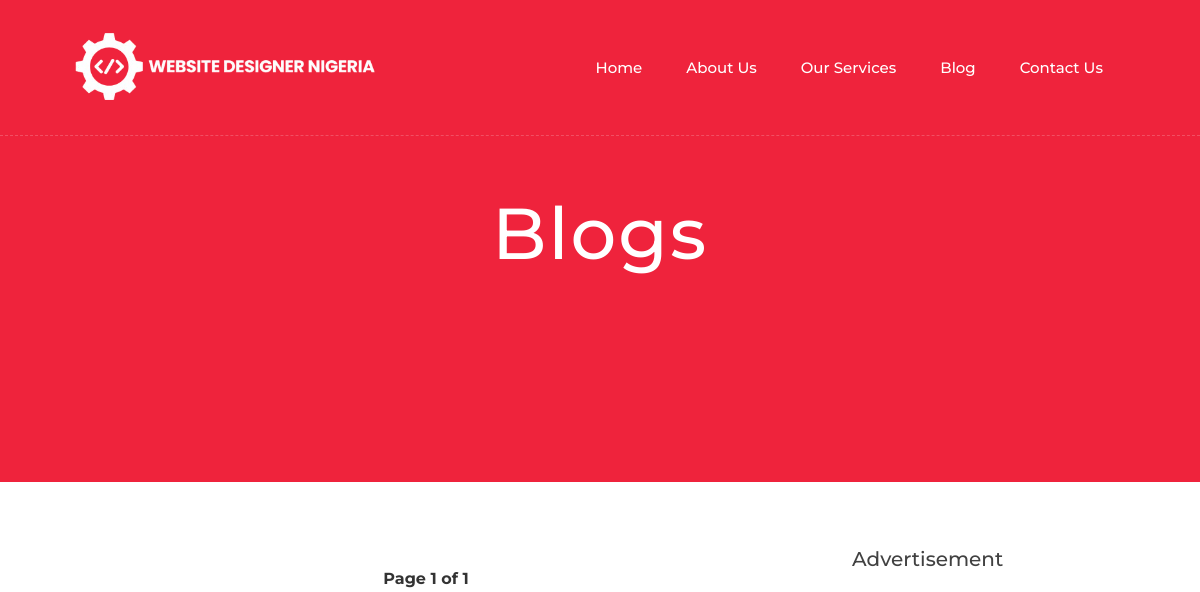
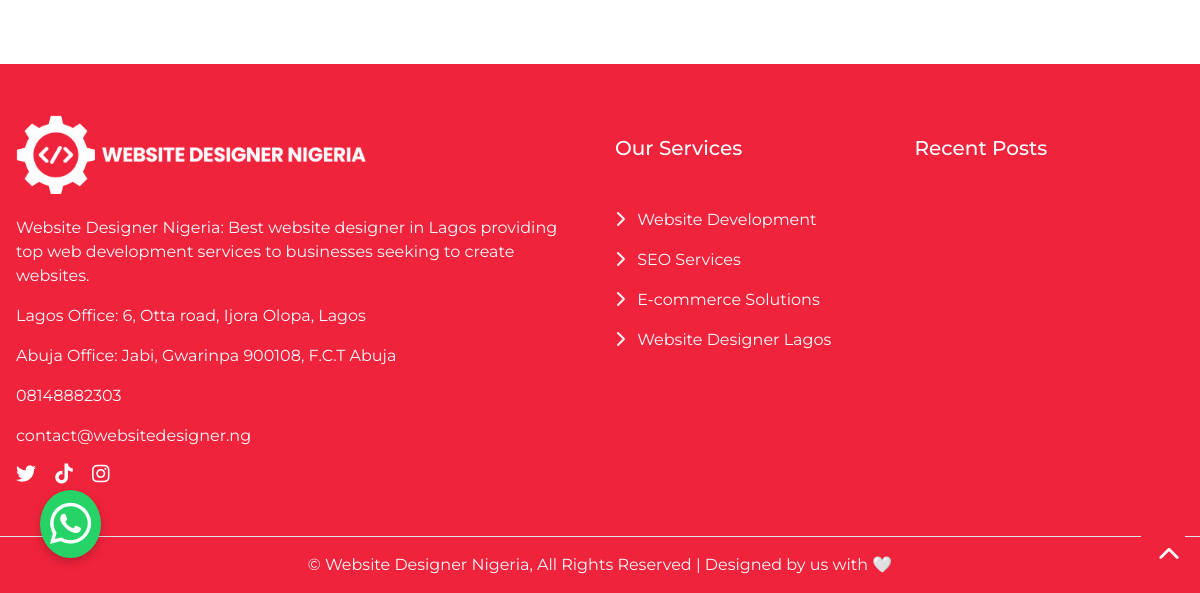
/blog/, run on an earlier commit of the app's database (2 pictures, top to bottom).
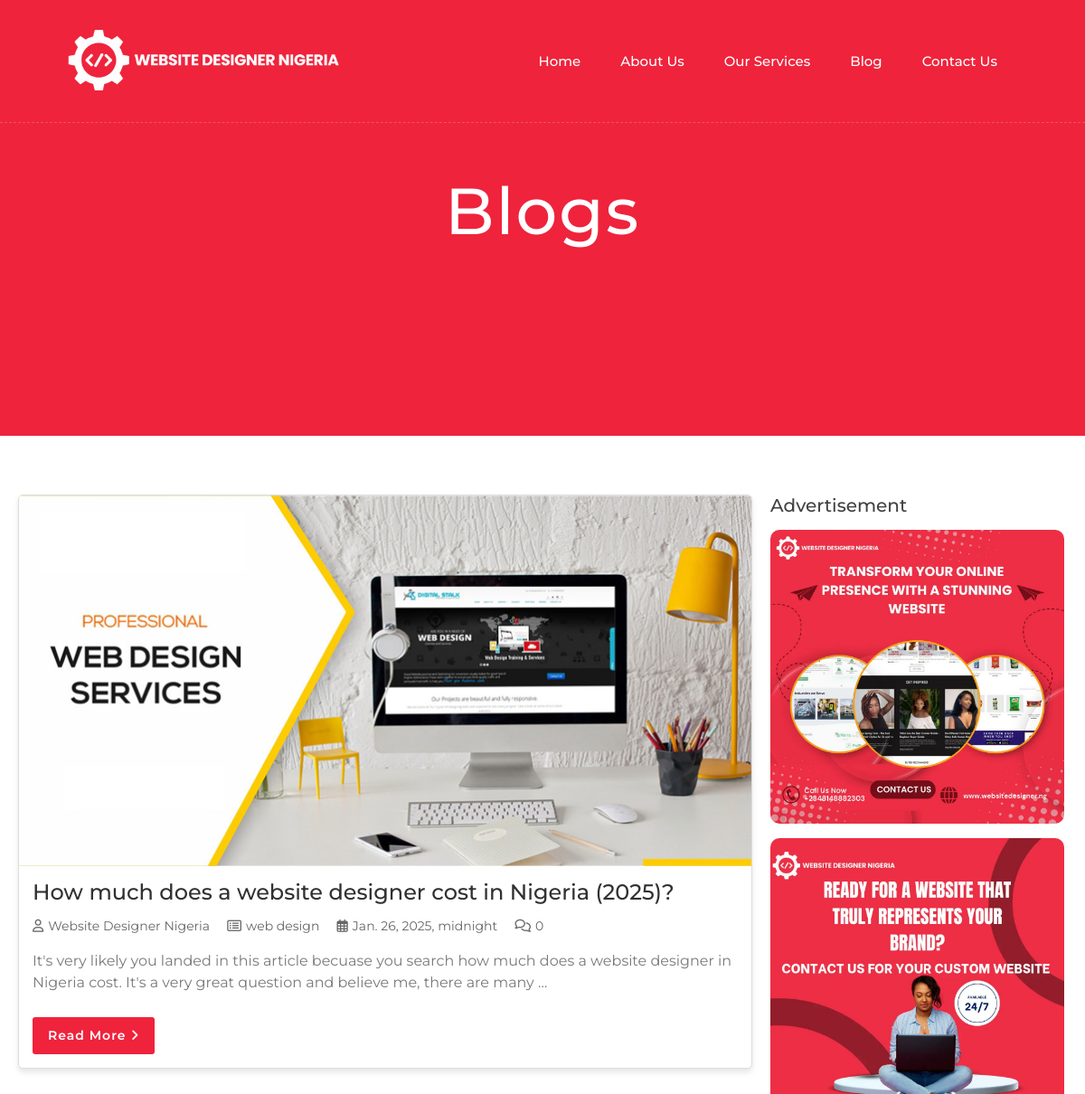
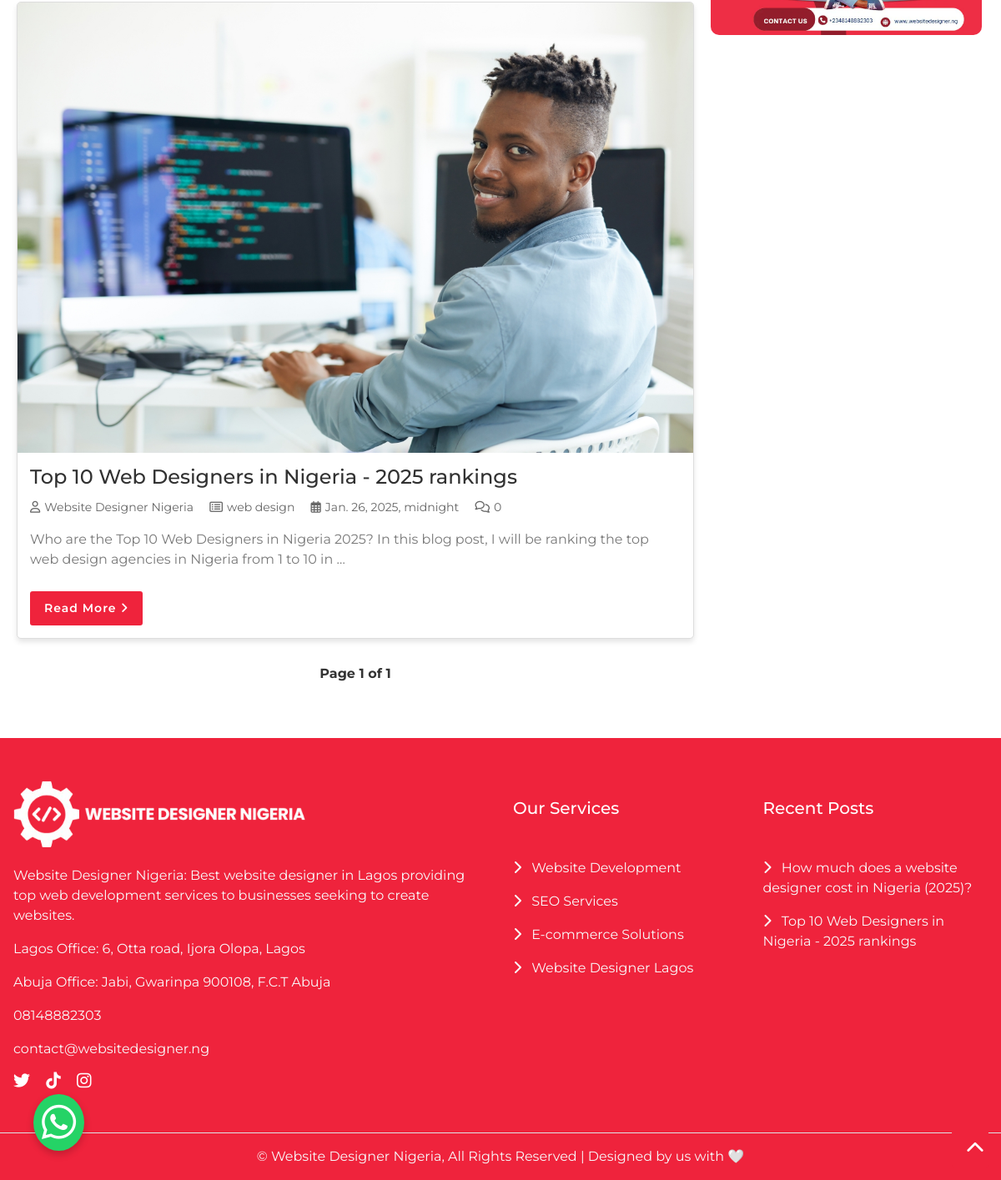
And on a later commit of the database (2 pictures, top to bottom).
### app/models.py (models this page shows, shortened)
class Blog(models.Model):
    title = models.CharField(max_length=200)
    author = models.CharField(max_length=100)
    category = models.ForeignKey(Category, on_delete=models.CASCADE, related_name='blogs')
    date = models.DateTimeField(default=timezone.now)  # Change this line
    meta_description = models.TextField(blank=True, null=True)
    content = RichTextField()
    image = models.ImageField(upload_to='blog_images/')
    comments_count = models.PositiveIntegerField(default=0)
    slug = models.SlugField(unique=True, blank=True)
    class Meta:
        ordering = ['-date']

class Category(models.Model):
    name = models.CharField(max_length=100)
    slug = models.SlugField(unique=True)
    def __str__(self):
        return self.name

class BlogslistSidebarBanner(models.Model):
    title = models.CharField(max_length=100, blank=True, null=True)  # Optional title for the banner
    image = models.ImageField(upload_to='blogs-banners/')  # Upload path for the images
    link = models.URLField(blank=True, null=True)  # Optional link for the banner
    order = models.PositiveIntegerField(default=0)  # For ordering banners
    class Meta:
        ordering = ['order']  # Ensure banners are displayed in the specified order

### app/views.py (the view)
# urls.py: path('blog/', blog_list, name='blogs'),
def blog_list(request):
    blogs = Blog.objects.all()
    paginator = Paginator(blogs, 10)  # Show 10 blogs per page
    page_number = request.GET.get('page')
    page_obj = paginator.get_page(page_number)
    banners = BlogslistSidebarBanner.objects.all()[:3]
    return render(request, 'blogs.html', {'page_obj': page_obj, 'banners': banners})

### app/context_processors.py (called while the page is built)
def recent_posts(request):
    from app.models import Blog  # Import here to avoid early loading
    recent_posts = Blog.objects.all().order_by('-date')[:5]
    return {'recent_posts': recent_posts}

### templates/blogs.html (shortened to what this page needs)
{% extends "base.html" %}
{% load static %}
{% block maincontent %}
    <div class="about-banner wow fadeIn" data-wow-delay="0.1s">
        <div class="container">
            <div class="row">
                <div class="col-12">
                    <h1 class="display-3 text-white mb-3 animated slideInDown">Blogs</h1>
                </div>
            </div>
        </div>
    </div>
    <div class="blog-container">
        <div class="blog-row">
            <div class="blog-main">
                {% for blog in page_obj %}
                <div class="blog-post wow fadeInUp" data-wow-delay="0.1s">
                    <div class="blog-thumbnail">
                        <img src="{{ blog.image.url }}" alt="{{ blog.title }}">
                    </div>
                    <div class="blog-content">
                        <h2><a href="{% url 'blog_detail' category_slug=blog.category.slug slug=blog.slug %}">{{ blog.title }}</a></h2>
                        <div class="blog-meta-info">
                            <p><i class="far fa-user"></i>{{ blog.author }}</p>
                            <p><i class="far fa-list-alt"></i>{{ blog.category }}</p>
                            <p><i class="far fa-calendar-alt"></i>{{ blog.date }}</p>
                            <p><i class="far fa-comments"></i>{{ blog.comments_count }}</p>
                        </div>
                        <p>{{ blog.content|truncatewords:30|striptags|safe}}</p>
                        <a class="btn" href="{% url 'blog_detail' category_slug=blog.category.slug slug=blog.slug %}">Read More <i class="fa fa-angle-right"></i></a>
                    </div>
                </div>
                {% endfor %}
                <div class="blog-pagination wow fadeInUp" data-wow-delay="0.3s">
                    <span>Page {{ page_obj.number }} of {{ page_obj.paginator.num_pages }}</span>
                </div>
            </div>
            <div class="blog-sidebar wow fadeInRight" data-wow-delay="0.1s">
                <h3>Advertisement</h3>
                <div class="sidebar-img">
                    {% for banner in banners %}
                        <a href="{{ banner.link|default:'https://websitedesigner.ng' }}" target="_blank">
                            <img src="{{ banner.image.url }}" alt="{{ banner.title }}" class="img-fluid mb-3" style="border-radius: 10px;">
                        </a>
                    {% endfor %}
                </div>
            </div>
        </div>
    </div>
{% endblock %}

### templates/base.html (shortened to what this page needs)
{% load static%}
<!DOCTYPE html>
<html lang="en">
    <head>
        <link href="https://stackpath.bootstrapcdn.com/bootstrap/4.4.1/css/bootstrap.min.css" rel="stylesheet">
        <link href="https://cdn.jsdelivr.net/npm/bootstrap-icons/font/bootstrap-icons.css" rel="stylesheet">
        <link href="https://cdnjs.cloudflare.com/ajax/libs/font-awesome/5.10.0/css/all.min.css" rel="stylesheet">
        <link href="{% static 'lib/animate/animate.min.css' %}" rel="stylesheet">
        <link href="{% static 'lib/owlcarousel/assets/owl.carousel.min.css' %}" rel="stylesheet">
        <link href="{% static 'lib/owlcarousel/assets/owl.theme.default.min.css' %}" rel="stylesheet">
        <link href="{% static 'lib/lightbox/css/lightbox.min.css' %}" rel="stylesheet">
        <link rel="stylesheet" href="https://cdnjs.cloudflare.com/ajax/libs/animate.css/4.1.1/animate.min.css">
        <link href="{%static 'css/style.css' %}" rel="stylesheet">
    </head>
    <body data-spy="scroll" data-target=".navbar" data-offset="51">
        <div class="navbar navbar-expand-lg bg-light navbar-light">
            <div class="container-fluid">
                <a href = "/">
                    <img src="{% static 'img/website designer nigeria - logo.png' %}" class = "desktop d-none d-md-block" alt="Website Designer Nigeria">
                </a>
                <div class="collapse navbar-collapse justify-content-between" id="navbarCollapse">
                    <div class="navbar-nav ml-auto">
                        <a href="/" class="nav-item nav-link">Home</a>
                        <a href="{% url 'about-website-designer-nigeria' %}" class="nav-item nav-link">About Us</a>
                        <a href="{% url 'services' %}" class="nav-item nav-link">Our Services</a>
                        <a href="{% url 'blogs' %}" class="nav-item nav-link">Blog</a>
                        <a href="{% url 'contact' %}" class="nav-item nav-link">Contact Us</a>
                    </div>
                </div>
            </div>
        </div>
        {% block maincontent %}
        {% endblock %}
        <div class="whatsapp-widget wow fadeInUp" data-wow-duration="2s">
            <a href="https://wa.link/f2kd41"  target="_blank">
                <i class="fab fa-whatsapp whatsapp-icon"></i>
            </a>
        </div>
        <div class="footer wow fadeIn" data-wow-delay="0.3s">
            <div class="container-fluid text-light py-5">
                <div class="mx-3">
                    <div class="row">
                        <div class="col-lg-6 col-md-12 mb-4 mb-lg-0">
                            <div class="footer-logo text-start mb-3">
                                <a href="/">
                                    <img src="{% static 'img/website designer nigeria - logo.png' %}" alt="Website Designer Nigeria" class="img-fluid">
                                </a>
                            </div>
                            <p>Website Designer Nigeria: Best website designer in Lagos providing top web development services to businesses seeking to create websites.</p>
                            <p>Lagos Office: 6, Otta road, Ijora Olopa, Lagos</p>
                            <p>Abuja Office: Jabi, Gwarinpa 900108, F.C.T Abuja</p>
                            <p>08148882303</p>
                            <p>contact@websitedesigner.ng</p>
                            <div class="footer-social mt-3">
                                <a href="https://x.com/webdesignerng" class="text-light me-3"><i class="fab fa-twitter"></i></a>
                                <a href="https://www.tiktok.com/@websitedesigner.ng" class="text-light me-3"><i class="fab fa-tiktok"></i></a>
                                <a href="https://www.instagram.com/websitedesigner.ng" class="text-light"><i class="fab fa-instagram"></i></a>
                            </div>
                        </div>
                        <div class="col-lg-3 col-md-12 mb-4 mb-lg-0">
                            <h5 class="mb-2 mb-lg-5 mt-4 text-white">Our Services</h5>
                            <ul class="list-unstyled">
                                <li class="footer-item mb-3"><i class="fas fa-chevron-right"></i> <a href="/website-development-services/" class="text-light">Website Development</a></li>
                                <li class="footer-item mb-3"><i class="fas fa-chevron-right"></i> <a href="{% url 'seo_services'%}" class="text-light">SEO Services</a></li>
                                <li class="footer-item mb-3"><i class="fas fa-chevron-right"></i> <a href="/ecommerce-solutions/" class="text-light">E-commerce Solutions</a></li>
                                <li class="footer-item mb-3"><i class="fas fa-chevron-right"></i> <a href="{% url 'website_lagos' %}" class="text-light">Website Designer Lagos</a></li>
                            </ul>
                        </div>
                        <div class="col-lg-3 col-md-12">
                            <h5 class="mb-2 mb-lg-5 mt-4 text-white">Recent Posts</h5>
                            <ul class="list-unstyled">
                                {% for post in recent_posts %}
                                <li class="footer-item mb-3"><i class="fas fa-chevron-right"></i> <a href="{% url 'blog_detail' category_slug=post.category.slug slug=post.slug %}" class="text-light">{{ post.title }}</a></li>
                                {% endfor %}
                            </ul>
                        </div>
                    </div>
                </div>
            </div>
            <div class="container-fluid text-center py-3 border-top">
                <p class="mb-0 text-light">&copy; <a href="/" class="text-light">Website Designer Nigeria</a>, All Rights Reserved | Designed by us with 🤍</p>
            </div>
        </div>
        <a href="#" class="btn back-to-top"><i class="fa fa-chevron-up"></i></a>
    </body>
</html>

### static/css/style.css (style rules this page uses)
body { color: #797979; background: #ffffff; font-family: 'Montserrat', sans-serif; }
h1, h2, h3, h4, h5, h6 { color: #414141; }
a { color: #313131; transition: .3s; }
.container-fluid { max-width: 1366px; }
.btn { padding: 12px 25px; font-size: 14px; font-weight: 600; letter-spacing: 1px; color: #ffffff; background: #EF233C; border: 2px solid transparent; border-radius: 0; box-shadow: inset 0 0 0 50px #EF233C; transition: ease-out 0.3s; -webkit-transition: ease-out 0.3s; -moz-transition: ease-out 0.3s; }
.back-to-top { position: fixed; display: none; width: 44px; height: 44px; padding: 8px 0; text-align: center; line-height: 1; font-size: 22px; right: 15px; bottom: 15px; z-index: 9; }
.back-to-top i { color: #ffffff; }
.navbar { position: relative; transition: .5s; z-index: 999; }
.navbar .desktop { max-width: 300px; }
.navbar-nav .nav-item { margin: 0 10px; }
.navbar-nav .nav-link { border: 2px solid transparent; padding: 8px 15px; border-radius: 5px; transition: all 0.3s ease; }
@media (min-width: 992px) { .navbar { position: absolute; width: 100%; padding: 30px 60px; background: transparent !important; border-bottom: 1px dashed rgba(256, 256, 256, .2); z-index: 9; } }
@media (min-width: 992px) { .navbar-light .navbar-nav .nav-link, .navbar-light .navbar-nav .nav-link:focus { padding: 10px 10px 8px 10px; color: #ffffff; font-size: 15px; font-weight: 500; } }
.footer { position: relative; margin-top: 45px; background: #EF233C; }
.footer .container-fluid { padding: 60px 0 0 0; }
.footer .footer-social { position: relative; margin-top: 15px; }
.footer .footer-social a { display: inline-block; }
.footer .footer-social a i { margin-right: 15px; font-size: 20px; color: #ffffff; transition: .3s; }
.footer .footer-social a:last-child i { margin: 0; }
.footer-logo { max-width: 350px; margin: 0 auto 20px; }
.footer-logo img { width: 100%; height: auto; }
.whatsapp-widget { position: fixed; bottom: 35px; left: 40px; z-index: 9999; border-radius: 50%; background-color: #25d366; padding: 10px; box-shadow: 0 4px 10px rgba(0, 0, 0, 0.2); transition: all 0.3s ease-in-out; }
.whatsapp-icon { font-size: 47px; color: white; }
.about-banner { position: relative; width: 100%; margin-bottom: 45px; padding: 190px 0; background: #EF233C; text-align: center; }
.about-banner h1 { font-weight: 500; letter-spacing: 2px; }
.footer-item { position: relative; padding-right: 15px; margin-bottom: 10px; }
.footer-item i { margin-right: 8px; color: #f8f9fa; }

### templates/base.html (style rules this page uses)
.footer-logo { max-width: 350px; margin: 0 0 20px; }

### templates/blogs.html (style rules this page uses)
.blog-container { max-width: 1200px; margin: 0 auto; padding: 20px; display: flex; flex-wrap: wrap; justify-content: space-between; }
.blog-row { display: flex; flex-wrap: wrap; gap: 20px; width: 100%; }
.blog-main { flex: 0 0 70%; max-width: 70%; }
.blog-post { margin-bottom: 30px; border: 1px solid #ddd; border-radius: 5px; overflow: hidden; box-shadow: 0 4px 6px rgba(0, 0, 0, 0.1); background-color: #fff; }
.blog-thumbnail img { width: 100%; height: auto; }
.blog-content { padding: 15px; word-wrap: break-word; }
.blog-content h2 { font-size: 24px; margin-bottom: 10px; color: #333; }
.blog-meta-info p { display: inline-block; margin-right: 15px; color: #666; font-size: 14px; }
.blog-meta-info p i { margin-right: 5px; }
.btn { display: inline-block; margin-top: 10px; padding: 8px 15px; color: #fff; background-color: #EF233C; text-decoration: none; border-radius: 3px; transition: background 0.3s; }
.blog-pagination { text-align: center; margin-top: 20px; }
.blog-pagination span { margin: 0 5px; font-weight: bold; color: #333; }
.blog-sidebar { flex: 0 0 28%; max-width: 28%; }
.blog-sidebar h3 { font-size: 20px; margin-bottom: 15px; }
.sidebar-img img { width: 100%; border-radius: 10px; }

What changed in the data, as far as the page shows it:
added Blog: image (picture), title "How much does a website designer cost in Nigeria (2025)?", author "Website Designer Nigeria", category "web design", date "Jan. 26, 2025, midnight", comments_count "0", content "It's very likely you landed in this article becuase you search how much does a website designer in Nigeria cost. It's a very great question and believe me, there are many …"
added Blog: image (picture), title "Top 10 Web Designers in Nigeria - 2025 rankings", author "Website Designer Nigeria", category "web design", date "Jan. 26, 2025, midnight", comments_count "0", content "Who are the Top 10 Web Designers in Nigeria 2025? In this blog post, I will be ranking the top web design agencies in Nigeria from 1 to 10 in …"
added BlogslistSidebarBanner: image (picture)
added BlogslistSidebarBanner: image (picture)
